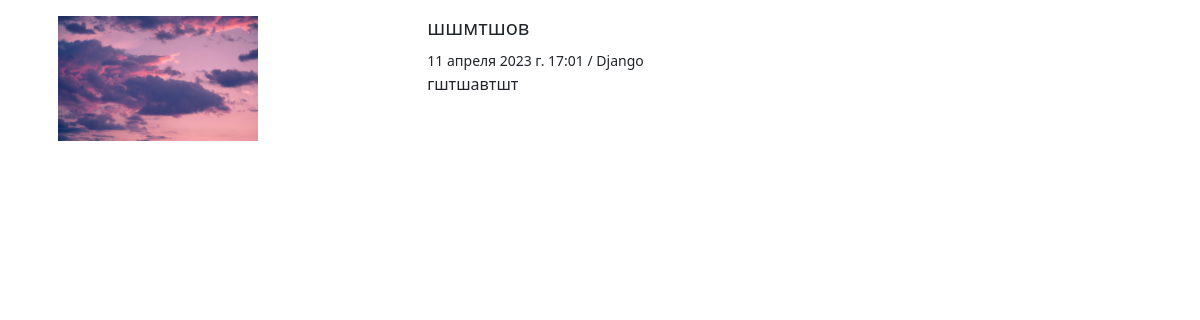
The app's page /shshmtshov/ with its own data.
### modules/blog/models/articles.py (models this page shows, shortened)
class Article(models.Model):
	title = models.CharField(verbose_name='Заголовок', max_length=255)
	slug = models.SlugField	(verbose_name='URL', max_length=255, blank=True)
	category = TreeForeignKey('Category', on_delete=models.PROTECT, related_name='articles', verbose_name='Категория')
	short_description = models.TextField(verbose_name='Краткое описание', max_length=300)
	full_description = models.TextField(verbose_name='Описание')
	author = models.ForeignKey(User, verbose_name='Автор', on_delete=models.PROTECT, related_name='article_author')
	created_at = models.DateTimeField(verbose_name='Дата добавления', auto_now_add=True, db_index=True)
	is_published = models.BooleanField(verbose_name='Опубликовано', default=True)
	thumbnail = models.ImageField(
		verbose_name='Превью поста',
		blank=True,
		upload_to=ImageDirectorySave('images/thumbnails/'),
		validators=[FileExtensionValidator(
		allowed_extensions=('png', 'jpg', 'webp', 'jpeg', 'gif'))
		]
	)
	class Meta:
		ordering = ('-created_at',)
		verbose_name = 'Пост'
		verbose_name_plural = 'Посты'
		db_table = 'app_posts'
	@property
	def get_thumbnail(self):
		if not self.thumbnail:
			return '/media/images/placeholder.png'
		return self.thumbnail.url

### modules/blog/models/categories.py (models this page shows, shortened)
class Category(MPTTModel):
	title = models.CharField(verbose_name='Название категории', max_length=255)
	slug = models.SlugField(verbose_name='URL категории', blank=True)
	description = models.TextField(verbose_name='Описание категории', max_length=300)
	parent = TreeForeignKey(
		'self',
		on_delete=models.CASCADE,
		null=True,
		blank=True,
		db_index=True,
		related_name='children',
		verbose_name='Родительская категория'
	)
	class MPTTMeta:
		order_insertion_by = ('title',)
	class Meta:
		verbose_name = 'Категория'
		verbose_name_plural = 'Категории'
		db_table = 'app_categories'
	def __str__(self):
		return self.title

### modules/blog/views/articles.py (the view)
# urls.py: path('<str:slug>/', ArticleDetailView.as_view(), name='article-detail'),
class ArticleDetailView(DetailView):
	model = Article
	template_name = 'modules/blog/articles/article-detail.html'
	context_object_name = 'article'
	def get_context_data(self, **kwargs):
		context = super().get_context_data(**kwargs)
		context['title'] = self.object.title
		return context

### templates/modules/blog/articles/article-detail.html
{% extends 'main.html' %}
{% block content %}
	<div class="card border-0">
		<div class="card-body">
			<div class="row">
				<div class="col-md-4">
					<figure>
						<img src="{{ article.get_thumbnail }}" width="200" alt="{{ article.title }}">
					</figure>
				</div>
				<div class="col-md-8">
					<h5 class="catd-title">
						{{ article.title }}
					</h5>
					<small class='card-subtitle'>
						{{ article.created_at }} / {{ article.category }}
					</small>
					<div class="card-text">
						{{ article.full_description }}
					</div>
				</div>
			</div>
		</div>
	</div>
{% endblock %}

### records on screen
Article: get_thumbnail (picture), title "шшмтшов", created_at "11 апреля 2023 г. 17:01", category "Django", full_description "гштшавтшт"
